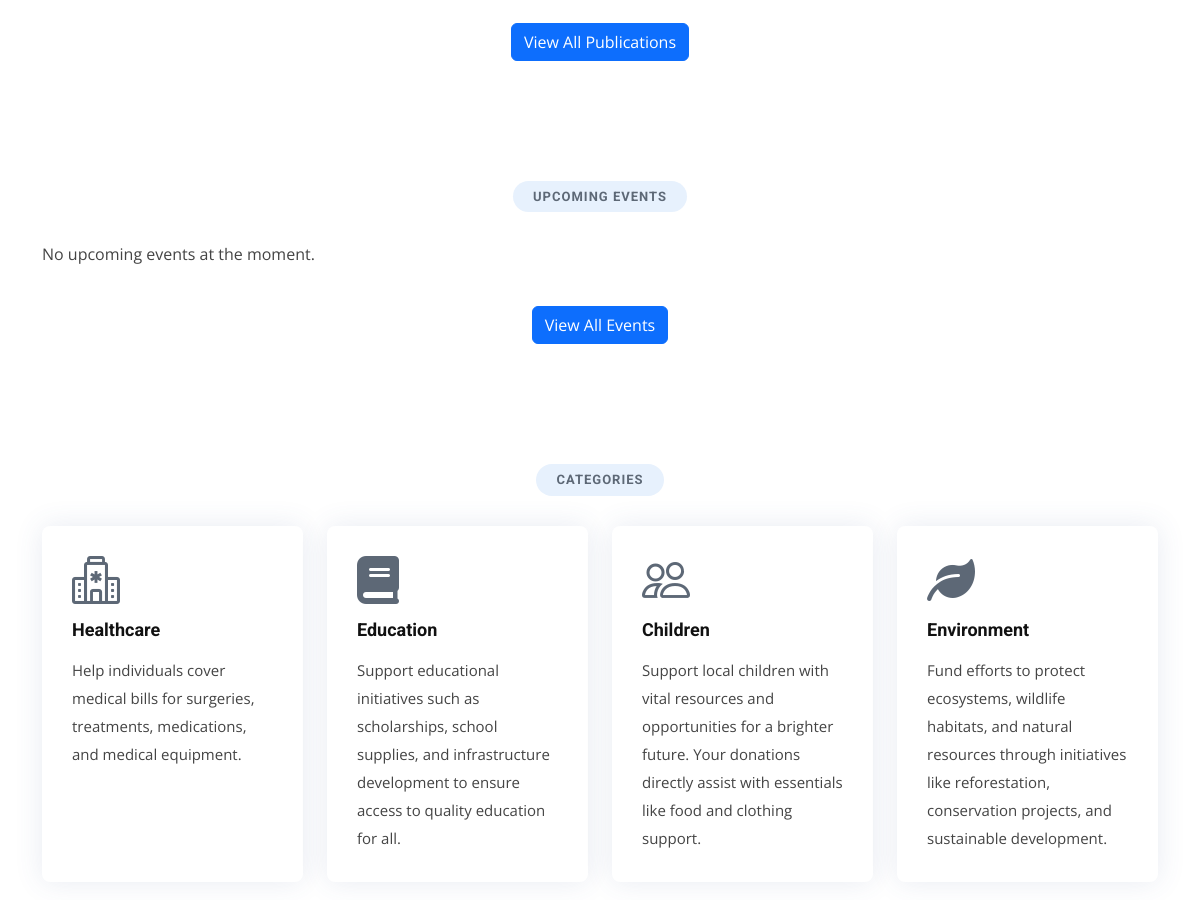
Before: / (middle part) with the older database file.
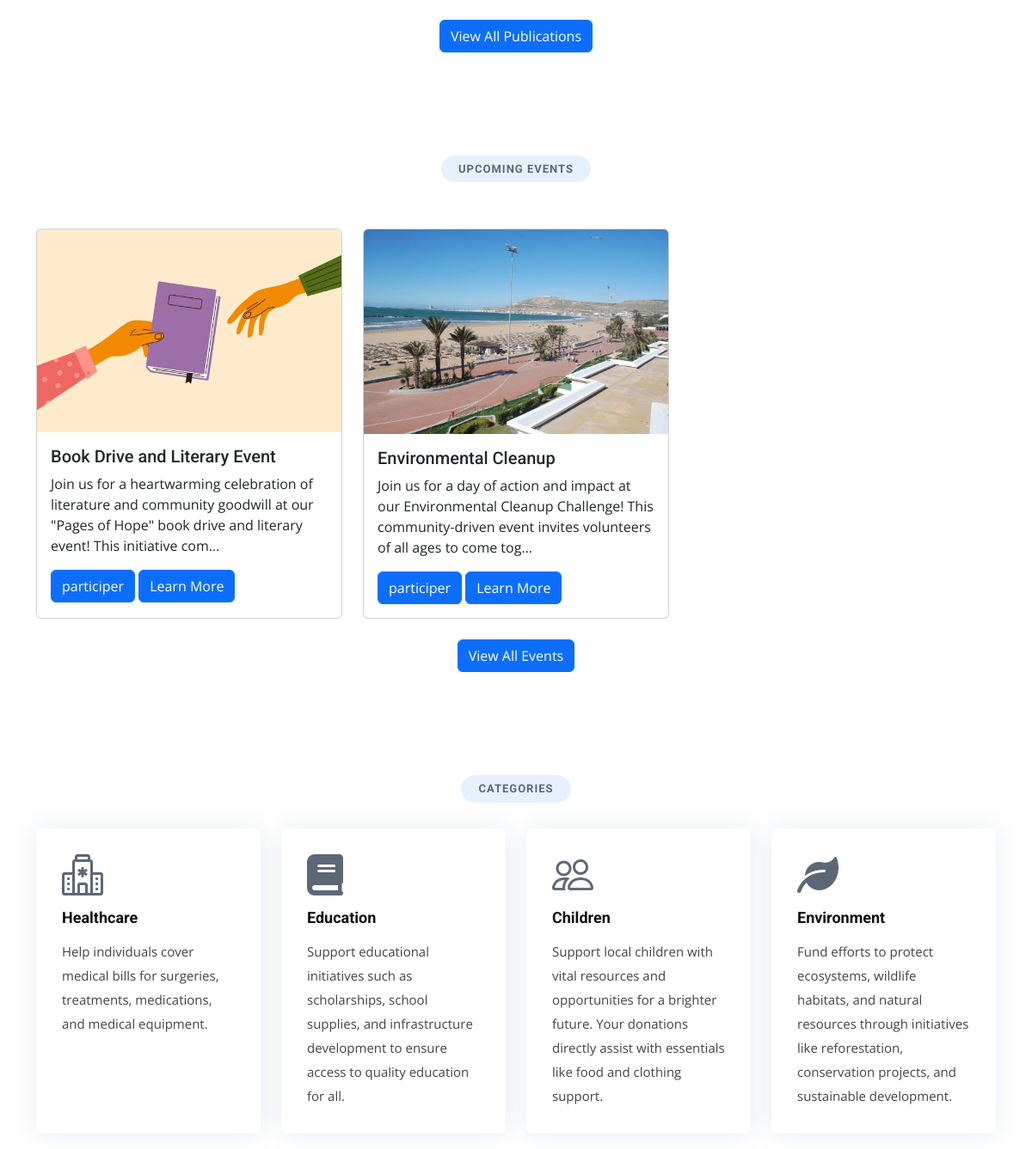
After: the same page with the newer database file.
### events/models.py (models this page shows, shortened)
class Event(models.Model):
    user=models.ForeignKey(User,on_delete=models.CASCADE,null=True)
    title = models.CharField(max_length=200)
    description = models.TextField()
    date = models.DateField()
    time = models.TimeField()
    image=models.ImageField(upload_to='photos/%y/%m/%d', blank=True)
    location = models.CharField(max_length=255)
    created_at = models.DateTimeField(auto_now_add=True)
    max_attendees = models.PositiveIntegerField(default=0)  # Maximum number of attendees
    attendees = models.ManyToManyField(User, related_name='attended_events', blank=True)

### pages/views.py (the view)
# urls.py: path('', views.index, name='index'),
def index(request):
    publications = Publication.objects.order_by('-date')[:3]  # Fetch all publications
    pub=Publication.objects.all()
    categories= Category.objects.all()
    dons = Don.objects.all()
    users=User.objects.all()
    associations=Association.objects.all()
    donors=Donor.objects.all()
    events=Event.objects.order_by('-date')[:3]
    total_dons_all = Publication.calculate_total_dons_all()####total des dons  de tous les publications ou d'une pub
    context = {
        'events': events,
        'categories': categories,
        'publications': publications,
        'pub': pub,
        'dons': dons,
        'users' : users,
        'associations':associations,
        'donors' : donors,
        'total_dons_all' : total_dons_all,
    }
    return render(request, 'pages/index.html', context)

### publications/models.py (called while the page is built)
    def calculate_total_dons(self):
        total_dons = sum(d.montantDons for d in self.dons.all())
        return total_dons

    @classmethod
    def calculate_total_dons_all(cls):
        total_dons_all = sum(publication.calculate_total_dons() for publication in cls.objects.all())
        return total_dons_all

### templates/pages/index.html (shortened to what the changed rows need)
{%extends 'base.html' %}
{%  load static %}
  {% block content %}
  <main id="main">
    <section id="events" class="events">
      <div class="container" data-aos="fade-up">
        <div class="section-title">
          <h2>Upcoming Events</h2>
        </div>
        <div class="row">
          {% if events %}
            {% for events in events %}
              <div class="col-lg-4 col-md-6 d-flex align-items-stretch mt-4" data-aos="zoom-in" data-aos-delay="200">
                <div class="card" data-aos="fade-up" data-aos-delay="100">
                  <img src="{{ events.image.url }}" class="card-img-top" alt="{{ events.title }}">
                  <div class="card-body">
                    <h5 class="card-title">{{ events.title }}</h5>
                    <p class="card-text">{{ events.description | truncatechars:150 }}</p>
                    <a href="{% url 'participate_event' events.pk %}" class="btn btn-primary">participer</a>
                    <a href="{% url 'detail_events' pk=events.id %}" class="btn btn-primary">Learn More</a>
                  </div>
                </div>
              </div>
            {% endfor %}
          {% else %}
            <div class="col-12">
              <p>No upcoming events at the moment.</p>
            </div>
          {% endif %}
        </div>
      </div>
    </section>
    <section id="Categories-services" class="Categories-services">
      <div class="container" data-aos="fade-up">
        <div class="section-title">
          <h2>Categories</h2>
        </div>
                <link href="https://cdnjs.cloudflare.com/ajax/libs/font-awesome/6.0.0-beta3/css/all.min.css" rel="stylesheet">
                  <link href="https://cdnjs.cloudflare.com/ajax/libs/bootstrap-icons/1.7.2/font/bootstrap-icons.css" rel="stylesheet">
                <link href="https://cdnjs.cloudflare.com/ajax/libs/font-awesome/6.0.0-beta3/css/all.min.css" rel="stylesheet">
      </div>
    </section>
                <link href="https://cdnjs.cloudflare.com/ajax/libs/font-awesome/6.0.0-beta3/css/all.min.css" rel="stylesheet">
              <link href="https://cdnjs.cloudflare.com/ajax/libs/font-awesome/6.0.0-beta3/css/all.min.css" rel="stylesheet">
  </main>
  {% endblock content %}

Changed rows visible on the page:
added Event: image (picture), title "Book Drive and Literary Event", description "Join us for a heartwarming celebration of literature and community goodwill at our \"Pages of Hope\" book drive and literary event! This initiative com…"
added Event: image (picture), title "Environmental Cleanup", description "Join us for a day of action and impact at our Environmental Cleanup Challenge! This community-driven event invites volunteers of all ages to come tog…"
Other visible differences:
text no longer shown: "No upcoming events at the moment."
